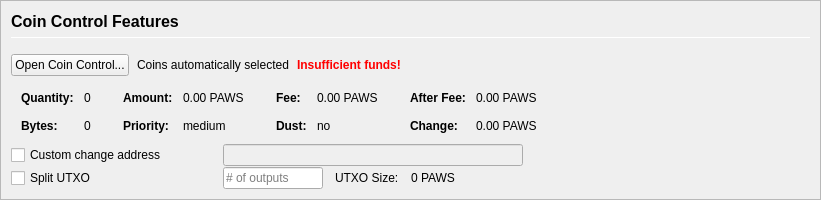
         <widget class="QFrame" name="frameCoinControl">
          <property name="sizePolicy">
           <sizepolicy hsizetype="Expanding" vsizetype="Expanding">
            <horstretch>0</horstretch>
            <verstretch>0</verstretch>
           </sizepolicy>
          </property>
          <property name="maximumSize">
           <size>
            <width>16777215</width>
            <height>16777215</height>
           </size>
          </property>
          <property name="frameShape">
           <enum>QFrame::StyledPanel</enum>
          </property>
          <property name="frameShadow">
           <enum>QFrame::Sunken</enum>
          </property>
          <layout class="QVBoxLayout" name="verticalLayoutCoinControl2">
           <property name="spacing">
            <number>0</number>
           </property>
           <property name="leftMargin">
            <number>0</number>
           </property>
           <property name="topMargin">
            <number>0</number>
           </property>
           <property name="rightMargin">
            <number>0</number>
           </property>
           <property name="bottomMargin">
            <number>0</number>
           </property>
           <item>
            <widget class="QFrame" name="frameCoinControl_BG">
             <layout class="QVBoxLayout" name="verticalLayoutCoinControl" stretch="0,0,0,0,0,0">
              <property name="spacing">
               <number>1</number>
              </property>
              <property name="leftMargin">
               <number>10</number>
              </property>
              <property name="topMargin">
               <number>10</number>
              </property>
              <item>
               <layout class="QHBoxLayout" name="horizontalLayoutCoinControl1">
                <property name="bottomMargin">
                 <number>15</number>
                </property>
                <item>
                 <layout class="QVBoxLayout" name="verticalLayout_3">
                  <property name="spacing">
                   <number>6</number>
                  </property>
                  <item>
                   <widget class="QLabel" name="labelCoinControlFeatures">
                    <property name="sizePolicy">
                     <sizepolicy hsizetype="Preferred" vsizetype="Maximum">
                      <horstretch>0</horstretch>
                      <verstretch>0</verstretch>
                     </sizepolicy>
                    </property>
                    <property name="minimumSize">
                     <size>
                      <width>0</width>
                      <height>20</height>
                     </size>
                    </property>
                    <property name="font">
                     <font>
                      <pointsize>12</pointsize>
                      <weight>75</weight>
                      <bold>true</bold>
                     </font>
                    </property>
                    <property name="styleSheet">
                     <string notr="true">font-weight:bold;</string>
                    </property>
                    <property name="text">
                     <string>Coin Control Features</string>
                    </property>
                   </widget>
                  </item>
                  <item>
                   <widget class="Line" name="line">
                    <property name="minimumSize">
                     <size>
                      <width>0</width>
                      <height>1</height>
                     </size>
                    </property>
                    <property name="maximumSize">
                     <size>
                      <width>16777215</width>
                      <height>1</height>
                     </size>
                    </property>
                    <property name="orientation">
                     <enum>Qt::Horizontal</enum>
                    </property>
                   </widget>
                  </item>
                 </layout>
                </item>
               </layout>
              </item>
              <item>
               <layout class="QHBoxLayout" name="horizontalLayoutCoinControl2" stretch="0,0,0,0">
                <property name="spacing">
                 <number>8</number>
                </property>
                <property name="bottomMargin">
                 <number>10</number>
                </property>
                <item>
                 <widget class="QPushButton" name="pushButtonCoinControl">
                  <property name="styleSheet">
                   <string notr="true"/>
                  </property>
                  <property name="text">
                   <string>Open Coin Control...</string>
                  </property>
                  <property name="autoDefault">
                   <bool>false</bool>
                  </property>
                 </widget>
                </item>
                <item>
                 <widget class="QLabel" name="labelCoinControlAutomaticallySelected">
                  <property name="text">
                   <string>Coins automatically selected</string>
                  </property>
                  <property name="margin">
                   <number>5</number>
                  </property>
                 </widget>
                </item>
                <item>
                 <widget class="QLabel" name="labelCoinControlInsuffFunds">
                  <property name="font">
                   <font>
                    <weight>75</weight>
                    <bold>true</bold>
                   </font>
                  </property>
                  <property name="styleSheet">
                   <string notr="true">color:red;font-weight:bold;</string>
                  </property>
                  <property name="text">
                   <string>Insufficient funds!</string>
                  </property>
                  <property name="margin">
                   <number>5</number>
                  </property>
                 </widget>
                </item>
                <item>
                 <spacer name="horizontalSpacerCoinControl">
                  <property name="orientation">
                   <enum>Qt::Horizontal</enum>
                  </property>
                  <property name="sizeHint" stdset="0">
                   <size>
                    <width>40</width>
                    <height>1</height>
                   </size>
                  </property>
                 </spacer>
                </item>
               </layout>
              </item>
              <item>
               <widget class="QWidget" name="widgetCoinControl" native="true">
                <property name="sizePolicy">
                 <sizepolicy hsizetype="Preferred" vsizetype="Preferred">
                  <horstretch>0</horstretch>
                  <verstretch>0</verstretch>
                 </sizepolicy>
                </property>
                <property name="minimumSize">
                 <size>
                  <width>0</width>
                  <height>0</height>
                 </size>
                </property>
                <property name="styleSheet">
                 <string notr="true"/>
                </property>
                <layout class="QHBoxLayout" name="horizontalLayoutCoinControl5">
                 <property name="leftMargin">
                  <number>0</number>
                 </property>
                 <property name="topMargin">
                  <number>0</number>
                 </property>
                 <property name="rightMargin">
                  <number>0</number>
                 </property>
                 <property name="bottomMargin">
                  <number>0</number>
                 </property>
                 <item>
                  <layout class="QHBoxLayout" name="horizontalLayoutCoinControl3" stretch="0,0,0,1">
                   <property name="spacing">
                    <number>20</number>
                   </property>
                   <property name="topMargin">
                    <number>0</number>
                   </property>
                   <property name="bottomMargin">
                    <number>10</number>
                   </property>
                   <item>
                    <layout class="QFormLayout" name="formLayoutCoinControl1">
                     <property name="horizontalSpacing">
                      <number>10</number>
                     </property>
                     <property name="verticalSpacing">
                      <number>14</number>
                     </property>
                     <property name="leftMargin">
                      <number>10</number>
                     </property>
                     <property name="topMargin">
                      <number>4</number>
                     </property>
                     <property name="rightMargin">
                      <number>6</number>
                     </property>
                     <item row="0" column="0">
                      <widget class="QLabel" name="labelCoinControlQuantityText">
                       <property name="font">
                        <font>
                         <weight>75</weight>
                         <bold>true</bold>
                        </font>
                       </property>
                       <property name="text">
                        <string>Quantity:</string>
                       </property>
                       <property name="margin">
                        <number>0</number>
                       </property>
                      </widget>
                     </item>
                     <item row="0" column="1">
                      <widget class="QLabel" name="labelCoinControlQuantity">
                       <property name="cursor">
                        <cursorShape>IBeamCursor</cursorShape>
                       </property>
                       <property name="contextMenuPolicy">
                        <enum>Qt::ActionsContextMenu</enum>
                       </property>
                       <property name="text">
                        <string notr="true">0</string>
                       </property>
                       <property name="margin">
                        <number>0</number>
                       </property>
                       <property name="textInteractionFlags">
                        <set>Qt::LinksAccessibleByMouse|Qt::TextSelectableByKeyboard|Qt::TextSelectableByMouse</set>
                       </property>
                      </widget>
                     </item>
                     <item row="1" column="0">
                      <widget class="QLabel" name="labelCoinControlBytesText">
                       <property name="font">
                        <font>
                         <weight>75</weight>
                         <bold>true</bold>
                        </font>
                       </property>
                       <property name="text">
                        <string>Bytes:</string>
                       </property>
                      </widget>
                     </item>
                     <item row="1" column="1">
                      <widget class="QLabel" name="labelCoinControlBytes">
                       <property name="cursor">
                        <cursorShape>IBeamCursor</cursorShape>
                       </property>
                       <property name="contextMenuPolicy">
                        <enum>Qt::ActionsContextMenu</enum>
                       </property>
                       <property name="text">
                        <string notr="true">0</string>
                       </property>
                       <property name="textInteractionFlags">
                        <set>Qt::LinksAccessibleByMouse|Qt::TextSelectableByKeyboard|Qt::TextSelectableByMouse</set>
                       </property>
                      </widget>
                     </item>
                    </layout>
                   </item>
                   <item>
                    <layout class="QFormLayout" name="formLayoutCoinControl2">
                     <property name="horizontalSpacing">
                      <number>10</number>
                     </property>
                     <property name="verticalSpacing">
                      <number>14</number>
                     </property>
                     <property name="leftMargin">
                      <number>6</number>
                     </property>
                     <property name="topMargin">
                      <number>4</number>
                     </property>
                     <property name="rightMargin">
                      <number>6</number>
                     </property>
                     <item row="0" column="0">
                      <widget class="QLabel" name="labelCoinControlAmountText">
                       <property name="font">
                        <font>
                         <weight>75</weight>
                         <bold>true</bold>
                        </font>
                       </property>
                       <property name="text">
                        <string>Amount:</string>
                       </property>
                       <property name="margin">
                        <number>0</number>
                       </property>
                      </widget>
                     </item>
                     <item row="0" column="1">
                      <widget class="QLabel" name="labelCoinControlAmount">
                       <property name="cursor">
                        <cursorShape>IBeamCursor</cursorShape>
                       </property>
                       <property name="contextMenuPolicy">
                        <enum>Qt::ActionsContextMenu</enum>
                       </property>
                       <property name="text">
                        <string notr="true">0.00 PAWS</string>
                       </property>
                       <property name="textInteractionFlags">
                        <set>Qt::LinksAccessibleByMouse|Qt::TextSelectableByKeyboard|Qt::TextSelectableByMouse</set>
                       </property>
                      </widget>
                     </item>
                     <item row="1" column="0">
                      <widget class="QLabel" name="labelCoinControlPriorityText">
                       <property name="font">
                        <font>
                         <weight>75</weight>
                         <bold>true</bold>
                        </font>
                       </property>
                       <property name="text">
                        <string>Priority:</string>
                       </property>
                      </widget>
                     </item>
                     <item row="1" column="1">
                      <widget class="QLabel" name="labelCoinControlPriority">
                       <property name="cursor">
                        <cursorShape>IBeamCursor</cursorShape>
                       </property>
                       <property name="contextMenuPolicy">
                        <enum>Qt::ActionsContextMenu</enum>
                       </property>
                       <property name="text">
                        <string>medium</string>
                       </property>
                       <property name="textInteractionFlags">
                        <set>Qt::LinksAccessibleByMouse|Qt::TextSelectableByKeyboard|Qt::TextSelectableByMouse</set>
                       </property>
                      </widget>
                     </item>
                    </layout>
                   </item>
                   <item>
                    <layout class="QFormLayout" name="formLayoutCoinControl3">
                     <property name="horizontalSpacing">
                      <number>10</number>
                     </property>
                     <property name="verticalSpacing">
                      <number>14</number>
                     </property>
                     <property name="leftMargin">
                      <number>6</number>
                     </property>
                     <property name="topMargin">
                      <number>4</number>
                     </property>
                     <property name="rightMargin">
                      <number>6</number>
                     </property>
                     <item row="0" column="0">
                      <widget class="QLabel" name="labelCoinControlFeeText">
                       <property name="font">
                        <font>
                         <weight>75</weight>
                         <bold>true</bold>
                        </font>
                       </property>
                       <property name="text">
                        <string>Fee:</string>
                       </property>
                       <property name="margin">
                        <number>0</number>
                       </property>
                      </widget>
                     </item>
                     <item row="0" column="1">
                      <widget class="QLabel" name="labelCoinControlFee">
                       <property name="cursor">
                        <cursorShape>IBeamCursor</cursorShape>
                       </property>
                       <property name="contextMenuPolicy">
                        <enum>Qt::ActionsContextMenu</enum>
                       </property>
                       <property name="text">
                        <string notr="true">0.00 PAWS</string>
                       </property>
                       <property name="textInteractionFlags">
                        <set>Qt::LinksAccessibleByMouse|Qt::TextSelectableByKeyboard|Qt::TextSelectableByMouse</set>
                       </property>
                      </widget>
                     </item>
                     <item row="1" column="0">
                      <widget class="QLabel" name="labelCoinControlLowOutputText">
                       <property name="font">
                        <font>
                         <weight>75</weight>
                         <bold>true</bold>
                        </font>
                       </property>
                       <property name="text">
                        <string>Dust:</string>
                       </property>
                      </widget>
                     </item>
                     <item row="1" column="1">
                      <widget class="QLabel" name="labelCoinControlLowOutput">
                       <property name="cursor">
                        <cursorShape>IBeamCursor</cursorShape>
                       </property>
                       <property name="contextMenuPolicy">
                        <enum>Qt::ActionsContextMenu</enum>
                       </property>
                       <property name="text">
                        <string>no</string>
                       </property>
                       <property name="textInteractionFlags">
                        <set>Qt::LinksAccessibleByMouse|Qt::TextSelectableByKeyboard|Qt::TextSelectableByMouse</set>
                       </property>
                      </widget>
                     </item>
                    </layout>
                   </item>
                   <item>
                    <layout class="QFormLayout" name="formLayoutCoinControl4">
                     <property name="horizontalSpacing">
                      <number>10</number>
                     </property>
                     <property name="verticalSpacing">
                      <number>14</number>
                     </property>
                     <property name="leftMargin">
                      <number>6</number>
                     </property>
                     <property name="topMargin">
                      <number>4</number>
                     </property>
                     <property name="rightMargin">
                      <number>6</number>
                     </property>
                     <item row="0" column="0">
                      <widget class="QLabel" name="labelCoinControlAfterFeeText">
                       <property name="font">
                        <font>
                         <weight>75</weight>
                         <bold>true</bold>
                        </font>
                       </property>
                       <property name="text">
                        <string>After Fee:</string>
                       </property>
                       <property name="margin">
                        <number>0</number>
                       </property>
                      </widget>
                     </item>
                     <item row="0" column="1">
                      <widget class="QLabel" name="labelCoinControlAfterFee">
                       <property name="cursor">
                        <cursorShape>IBeamCursor</cursorShape>
                       </property>
                       <property name="contextMenuPolicy">
                        <enum>Qt::ActionsContextMenu</enum>
                       </property>
                       <property name="text">
                        <string notr="true">0.00 PAWS</string>
                       </property>
                       <property name="textInteractionFlags">
                        <set>Qt::LinksAccessibleByMouse|Qt::TextSelectableByKeyboard|Qt::TextSelectableByMouse</set>
                       </property>
                      </widget>
                     </item>
                     <item row="1" column="0">
                      <widget class="QLabel" name="labelCoinControlChangeText">
                       <property name="font">
                        <font>
                         <weight>75</weight>
                         <bold>true</bold>
                        </font>
                       </property>
                       <property name="text">
                        <string>Change:</string>
                       </property>
                      </widget>
                     </item>
                     <item row="1" column="1">
                      <widget class="QLabel" name="labelCoinControlChange">
                       <property name="cursor">
                        <cursorShape>IBeamCursor</cursorShape>
                       </property>
                       <property name="contextMenuPolicy">
                        <enum>Qt::ActionsContextMenu</enum>
                       </property>
                       <property name="text">
                        <string notr="true">0.00 PAWS</string>
                       </property>
                       <property name="textInteractionFlags">
                        <set>Qt::LinksAccessibleByMouse|Qt::TextSelectableByKeyboard|Qt::TextSelectableByMouse</set>
                       </property>
                      </widget>
                     </item>
                    </layout>
                   </item>
                  </layout>
                 </item>
                </layout>
               </widget>
              </item>
              <item>
               <layout class="QHBoxLayout" name="horizontalLayoutCoinControl4">
                <property name="spacing">
                 <number>12</number>
                </property>
                <property name="sizeConstraint">
                 <enum>QLayout::SetDefaultConstraint</enum>
                </property>
                <property name="topMargin">
                 <number>0</number>
                </property>
                <property name="rightMargin">
                 <number>0</number>
                </property>
                <item>
                 <widget class="QCheckBox" name="checkBoxCoinControlChange">
                  <property name="sizePolicy">
                   <sizepolicy hsizetype="Preferred" vsizetype="Preferred">
                    <horstretch>0</horstretch>
                    <verstretch>0</verstretch>
                   </sizepolicy>
                  </property>
                  <property name="minimumSize">
                   <size>
                    <width>200</width>
                    <height>0</height>
                   </size>
                  </property>
                  <property name="maximumSize">
                   <size>
                    <width>200</width>
                    <height>16777215</height>
                   </size>
                  </property>
                  <property name="toolTip">
                   <string>If this is activated, but the change address is empty or invalid, change will be sent to a newly generated address.</string>
                  </property>
                  <property name="text">
                   <string>Custom change address</string>
                  </property>
                 </widget>
                </item>
                <item>
                 <widget class="QValidatedLineEdit" name="lineEditCoinControlChange">
                  <property name="enabled">
                   <bool>false</bool>
                  </property>
                  <property name="sizePolicy">
                   <sizepolicy hsizetype="Preferred" vsizetype="Preferred">
                    <horstretch>0</horstretch>
                    <verstretch>0</verstretch>
                   </sizepolicy>
                  </property>
                  <property name="minimumSize">
                   <size>
                    <width>300</width>
                    <height>0</height>
                   </size>
                  </property>
                 </widget>
                </item>
                <item>
                 <widget class="QLabel" name="labelCoinControlChangeLabel">
                  <property name="sizePolicy">
                   <sizepolicy hsizetype="Preferred" vsizetype="Preferred">
                    <horstretch>0</horstretch>
                    <verstretch>0</verstretch>
                   </sizepolicy>
                  </property>
                  <property name="minimumSize">
                   <size>
                    <width>100</width>
                    <height>0</height>
                   </size>
                  </property>
                  <property name="text">
                   <string/>
                  </property>
                  <property name="margin">
                   <number>3</number>
                  </property>
                 </widget>
                </item>
               </layout>
              </item>
              <item>
               <layout class="QHBoxLayout" name="horizontalLayoutCoinControl6">
                <property name="spacing">
                 <number>12</number>
                </property>
                <property name="rightMargin">
                 <number>0</number>
                </property>
                <item>
                 <widget class="QCheckBox" name="splitBlockCheckBox">
                  <property name="sizePolicy">
                   <sizepolicy hsizetype="Preferred" vsizetype="Preferred">
                    <horstretch>0</horstretch>
                    <verstretch>0</verstretch>
                   </sizepolicy>
                  </property>
                  <property name="minimumSize">
                   <size>
                    <width>200</width>
                    <height>0</height>
                   </size>
                  </property>
                  <property name="maximumSize">
                   <size>
                    <width>200</width>
                    <height>16777215</height>
                   </size>
                  </property>
                  <property name="text">
                   <string>Split UTXO</string>
                  </property>
                 </widget>
                </item>
                <item>
                 <widget class="QLineEdit" name="splitBlockLineEdit">
                  <property name="sizePolicy">
                   <sizepolicy hsizetype="Preferred" vsizetype="Preferred">
                    <horstretch>50</horstretch>
                    <verstretch>0</verstretch>
                   </sizepolicy>
                  </property>
                  <property name="minimumSize">
                   <size>
                    <width>100</width>
                    <height>0</height>
                   </size>
                  </property>
                  <property name="maximumSize">
                   <size>
                    <width>100</width>
                    <height>16777215</height>
                   </size>
                  </property>
                  <property name="placeholderText">
                   <string># of outputs</string>
                  </property>
                 </widget>
                </item>
                <item>
                 <widget class="QLabel" name="labelBlockSizeText">
                  <property name="text">
                   <string>UTXO Size:</string>
                  </property>
                 </widget>
                </item>
                <item>
                 <widget class="QLabel" name="labelBlockSize">
                  <property name="text">
                   <string>0 PAWS</string>
                  </property>
                 </widget>
                </item>
                <item>
                 <spacer name="horizontalSpacer_7">
                  <property name="orientation">
                   <enum>Qt::Horizontal</enum>
                  </property>
                  <property name="sizeHint" stdset="0">
                   <size>
                    <width>40</width>
                    <height>20</height>
                   </size>
                  </property>
                 </spacer>
                </item>
               </layout>
              </item>
              <item>
               <spacer name="verticalSpacerCoinControl">
                <property name="orientation">
                 <enum>Qt::Vertical</enum>
                </property>
                <property name="sizeHint" stdset="0">
                 <size>
                  <width>800</width>
                  <height>1</height>
                 </size>
                </property>
               </spacer>
              </item>
             </layout>
            </widget>
           </item>
          </layout>
         </widget>
